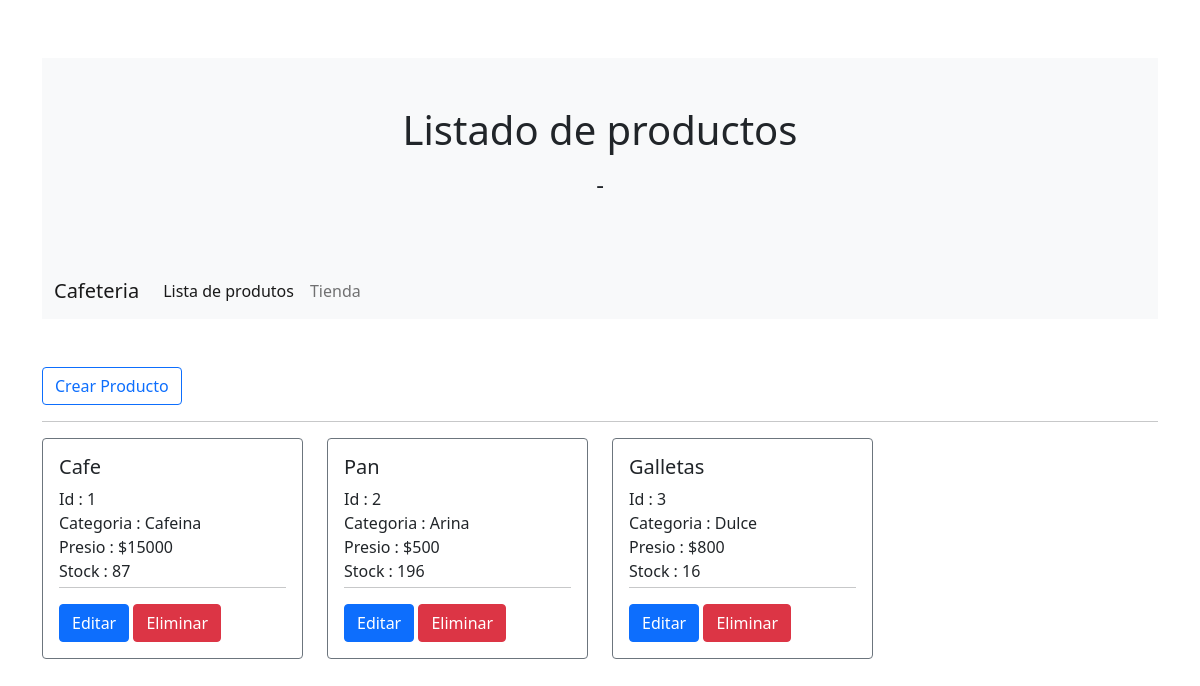
The page / on the database its author committed.
### tables this page shows
CREATE TABLE `products` (
  `id` int(11) NOT NULL,
  `name` varchar(100) NOT NULL,
  `price` double NOT NULL,
  `weight` float NOT NULL,
  `category` varchar(200) NOT NULL,
  `stock` int(11) NOT NULL,
  `created_at` timestamp NOT NULL DEFAULT current_timestamp() ON UPDATE current_timestamp(),
  `reference` varchar(200) NOT NULL
);

### index.php (called while the page is built, shortened)
<?php
require_once 'models/db.php';
$controller = new $controllerName();
$dataToView["data"] = array();
if(method_exists($controller,$_GET["action"])) $dataToView["data"] = $controller->{$_GET["action"]}();
require_once 'views/template/header.php';
require_once 'views/'.$controller->view.'.php';

### controllers/ProductController.php (called while the page is built, shortened)
<?php
require_once 'Models/Product.php';
class ProductController{
	private $productObj;
	public function __construct() {
		$this->productObj = new Product();
	}
	public function list(){
		$this->page_title = 'Listado de productos';
		return $this->productObj->getProducts();
	}
}

### models/db.php (called while the page is built, shortened)
<?php
class Db {
	public function __construct() {
		$this->host = constant('DB_HOST');
		$this->db = constant('DB');
		$this->user = constant('DB_USER');
		$this->pass = constant('DB_PASS');
		try {
           $this->conection = new PDO('mysql:host='.$this->host.'; dbname='.$this->db, $this->user, $this->pass);
        } catch (PDOException $e) {
            echo $e->getMessage();
            exit();
        }
	}
}

### models/Product.php (called while the page is built, shortened)
<?php
class Product {
	private $table = 'products';
	private $conection;
	public function getConection(){
		$dbObj = new Db();
		$this->conection = $dbObj->conection;
	}
	public function getProducts(){
		$sql = "SELECT * FROM ".$this->table;
		$stmt = $this->conection->prepare($sql);
		$stmt->execute();
		return $stmt->fetchAll();
	}
}

### Views/list_product.php (the view)
<div class="row">
	<div class="col-md-12 text-right">
		<a href="index.php?controller=productController&action=edit" class="btn btn-outline-primary">Crear Producto</a>
		<hr/>
	</div>
	<?php
	if(count($dataToView["data"])>0){
		foreach($dataToView["data"] as $product){
			?>
			<div class="col-md-3">
				<div class="card-body border border-secondary rounded">
					<h5 class="card-title"><?php echo $product['name']; ?></h5>
					<div class="card-text">Id : <?php echo nl2br($product['id']); ?></div>
					<div class="card-text">Categoria : <?php echo nl2br($product['category']); ?></div>
					<div class="card-text">Presio : $<?php echo nl2br($product['price']); ?></div>
					<div class="card-text">Stock : <?php echo nl2br($product['stock']); ?></div>
					<hr class="mt-1"/>
					<a href="index.php?controller=productController&action=edit&id=<?php echo $product['id']; ?>" class="btn btn-primary">Editar</a>
					<a href="index.php?controller=productController&action=confirmDelete&id=<?php echo $product['id']; ?>" class="btn btn-danger">Eliminar</a>
				</div>
			</div>
			<?php
		}
	}else{
		?>
		<div class="alert alert-info">
			Actualmente no existen productos.
		</div>
		<?php
	}
	?>
</div>

### Views/template/header.php (shortened to what this page needs)
<!DOCTYPE html>
<html>
<head>
    <link rel="stylesheet" href="https://cdn.jsdelivr.net/npm/bootstrap@5.1.3/dist/css/bootstrap.min.css">
</head>
<body>
    <div class="container">
        <header class="mb-5">
            <div class="p-5 text-center bg-light" style="margin-top: 58px;">
                <h1 class="mb-3"><?php echo $controller->page_title; ?></h1>
                <h4 class="mb-3">-</h4>
            </div>
            <nav class="navbar navbar-expand-lg navbar-light bg-light">
                <div class="container-fluid">
                    <a class="navbar-brand" href="#">Cafeteria</a>
                    <div class="collapse navbar-collapse" id="navbarNav">
                    <ul class="navbar-nav">
                        <li class="nav-item">
                        <a class="nav-link active" aria-current="page" href="index.php?controller=productController&action=list">Lista de produtos</a>
                        </li>
                        <li class="nav-item">
                        <a class="nav-link" href="index.php?controller=StoreController&action=show">Tienda</a>
                        </li>
                    </ul>
                    </div>
                </div>
            </nav>
        </header>

### rows shown on the page
products: name "Cafe", id "1", category "Cafeina", price "15000", stock "87"
products: name "Pan", id "2", category "Arina", price "500", stock "196"
products: name "Galletas", id "3", category "Dulce", price "800", stock "16"

### other values the page prints
$controller->page_title "Listado de productos"
